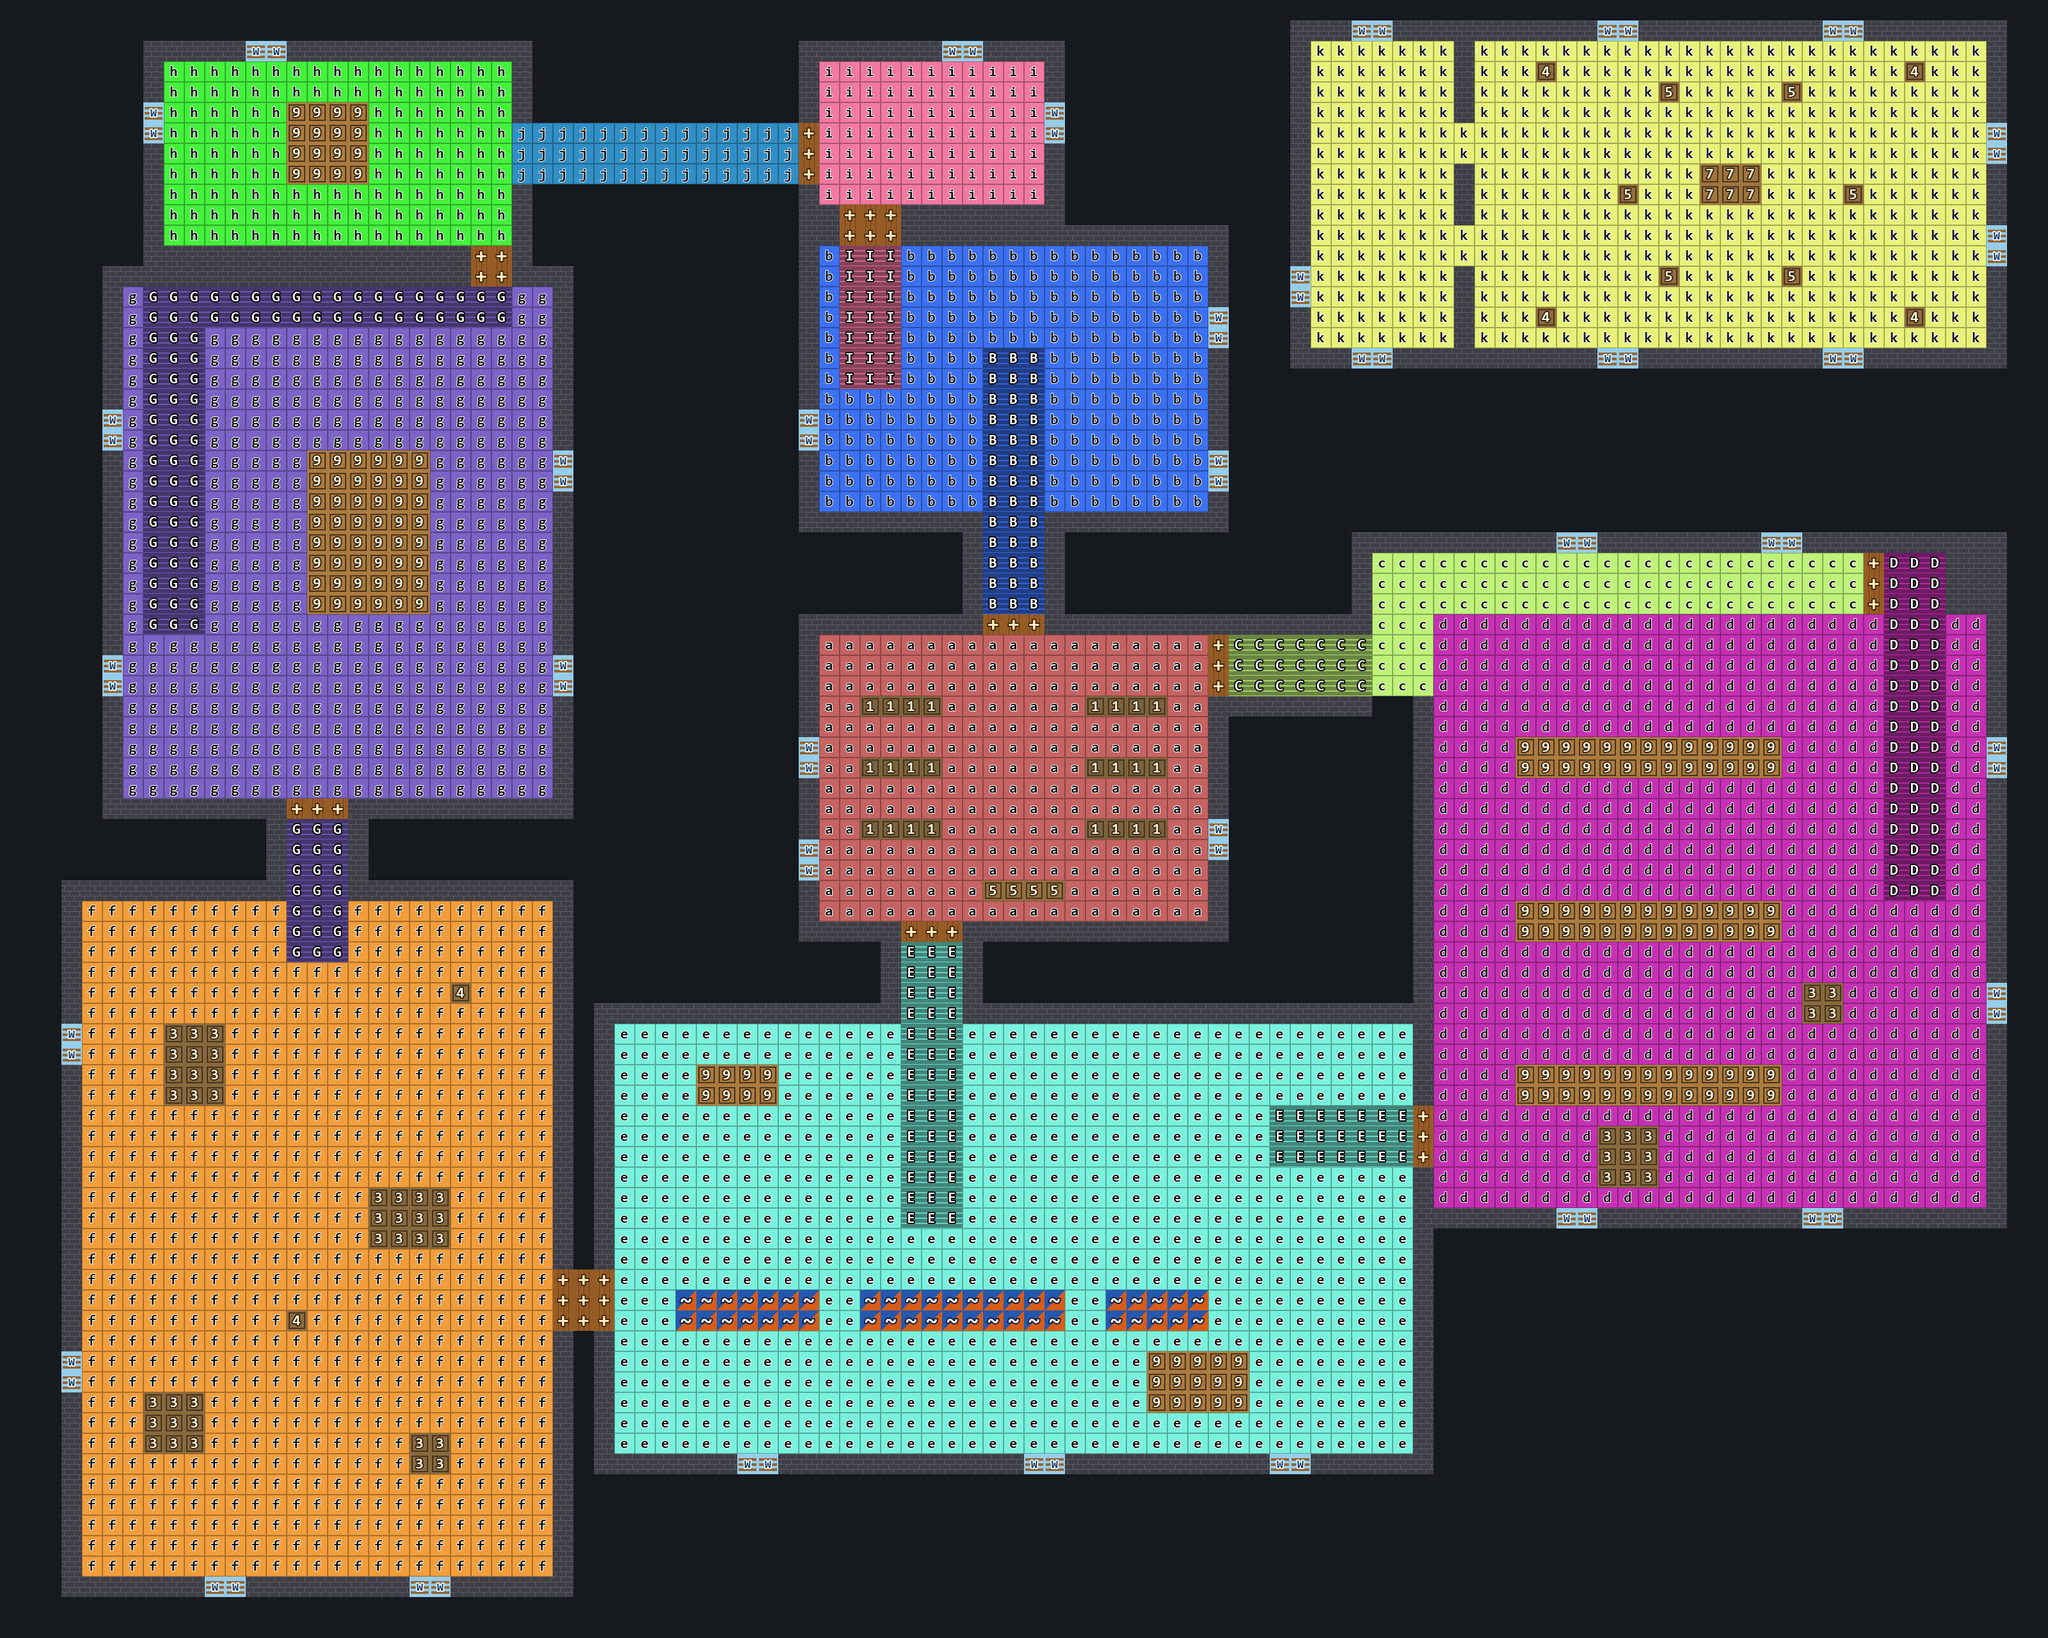

This is a level from a 2D game, rendered from its Tiled map with the project's own tilesets. A one-line summary and the map file follow, with tile-layer data summarised:
An orthogonal 100x80 tile map with 32x32 px tiles, 1 tile layer (mappa).

<map version="1.10" tiledversion="1.11.2" orientation="orthogonal" renderorder="right-down" width="100" height="80" tilewidth="32" tileheight="32" infinite="0" backgroundcolor="#16191e" nextlayerid="2" nextobjectid="1">
 <properties>
  <property name="zona a" value="Mensa operai (quota 4)" />
  <property name="zona b" value="Sala controllo (quota 8)" />
  <property name="zona c" value="Passerella del carroponte (quota 6)" />
  <property name="zona d" value="Laminatoio (quota 2)" />
  <property name="zona e" value="Piano di colata (quota 0)" />
  <property name="zona f" value="Deposito rottami (quota 0)" />
  <property name="zona g" value="Altoforno (quota 2)" />
  <property name="zona h" value="Bocca dell'altoforno (quota 10)" />
  <property name="zona i" value="Cabina di comando (quota 10)" />
  <property name="zona j" value="Ponte (quota 10)" />
  <property name="zona k" value="Fondamenta (quota -6)" />
 </properties>
 <tileset firstgid="1" source="tessere.tsx" />
 <layer id="1" name="mappa" width="100" height="80">
  <data>[8000 cells, 5133 non-empty, 27 distinct tile ids]</data>
 </layer>
</map>
